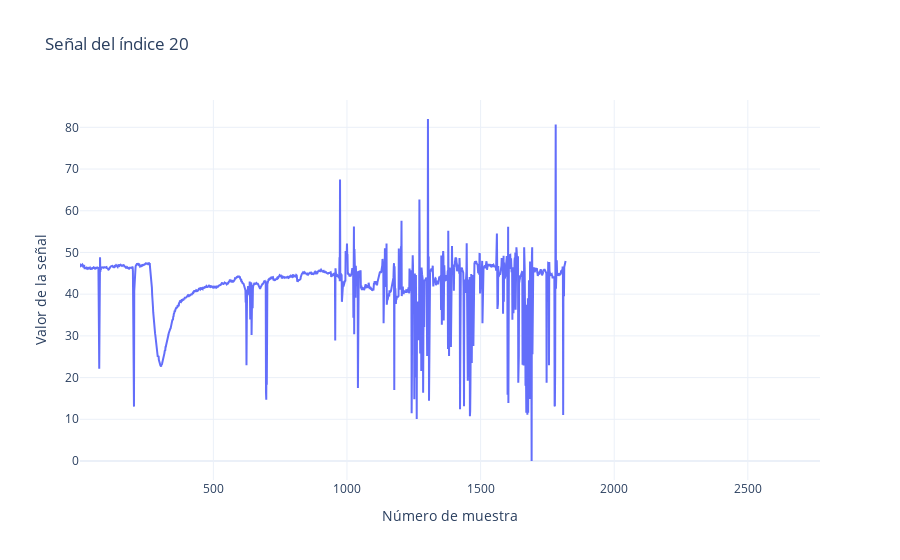

Write notebook code for a chart like this one.
### Markdown cell above
## Padding

### Code cell
plot_signal_by_index(dataset, 20)

### Figure 1 — Plotly figure (JSON) as saved in the notebook; plotly's stock layout.template omitted (floating-point values rounded to 4 significant figures; data arrays with more than 128 entries replaced by an {"elided": "..."} marker saying what was removed)
{"data": [{"hovertemplate": "Muestra: %{x}<br>Valor: %{y:.2f}", "mode": "lines", "name": "Señal de índice 20", "type": "scatter", "x": {"elided": "2770 int values"}, "y": {"elided": "2770 float values"}}], "layout": {"title": {"text": "Señal del índice 20"}, "xaxis": {"title": {"text": "Número de muestra"}}, "yaxis": {"title": {"text": "Valor de la señal"}}}}
